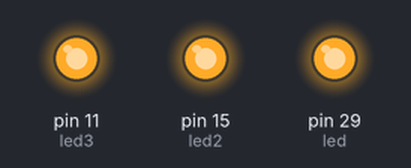
A program run on a simulated Raspberry Pi (header pin numbers). Shown: output pins drawn as LEDs (lit = HIGH).

Above: at 0.5 s.
At 1.12 s:
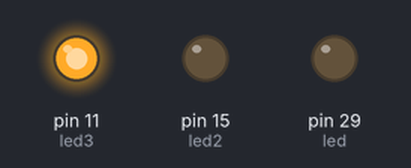
At 3.22 s:
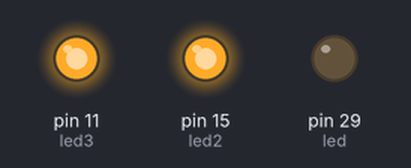
At 3.8 s:
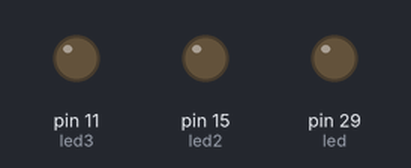
Timing chart, 0 to 4.9 s (numbered marks = the images above):
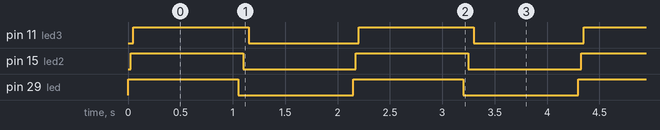

Measured:
- by itself, pin 11 (led3), pin 15 (led2), pin 29 (led): alternates HIGH for 1.1 s and LOW for 1.1 s
- by itself, everything shown: repeats every 2.2 s, in 5 steps

The program:

led.py
```python
import RPi.GPIO as GPIO
import time

led = 29
led2 = 15
led3 = 11

GPIO.setmode(GPIO.BOARD)
GPIO.setup(led, GPIO.OUT)
GPIO.setup(led2, GPIO.OUT)
GPIO.setup(led3, GPIO.OUT)

turnondelay = 0.02500
turnoffdelay = 0.0500

try:
        for i in range(0, 1000) :
                GPIO.output(led, GPIO.HIGH)
                time.sleep(turnondelay)
                GPIO.output(led2, GPIO.HIGH)
                time.sleep(turnondelay)
                GPIO.output(led3, GPIO.HIGH)
                time.sleep(1)
                GPIO.output(led, GPIO.LOW)
                time.sleep(turnoffdelay)
                GPIO.output(led2, GPIO.LOW)
                time.sleep(turnoffdelay)
                GPIO.output(led3, GPIO.LOW)
                time.sleep(1)
except KeyboardInterrupt:
        GPIO.cleanup()
```
